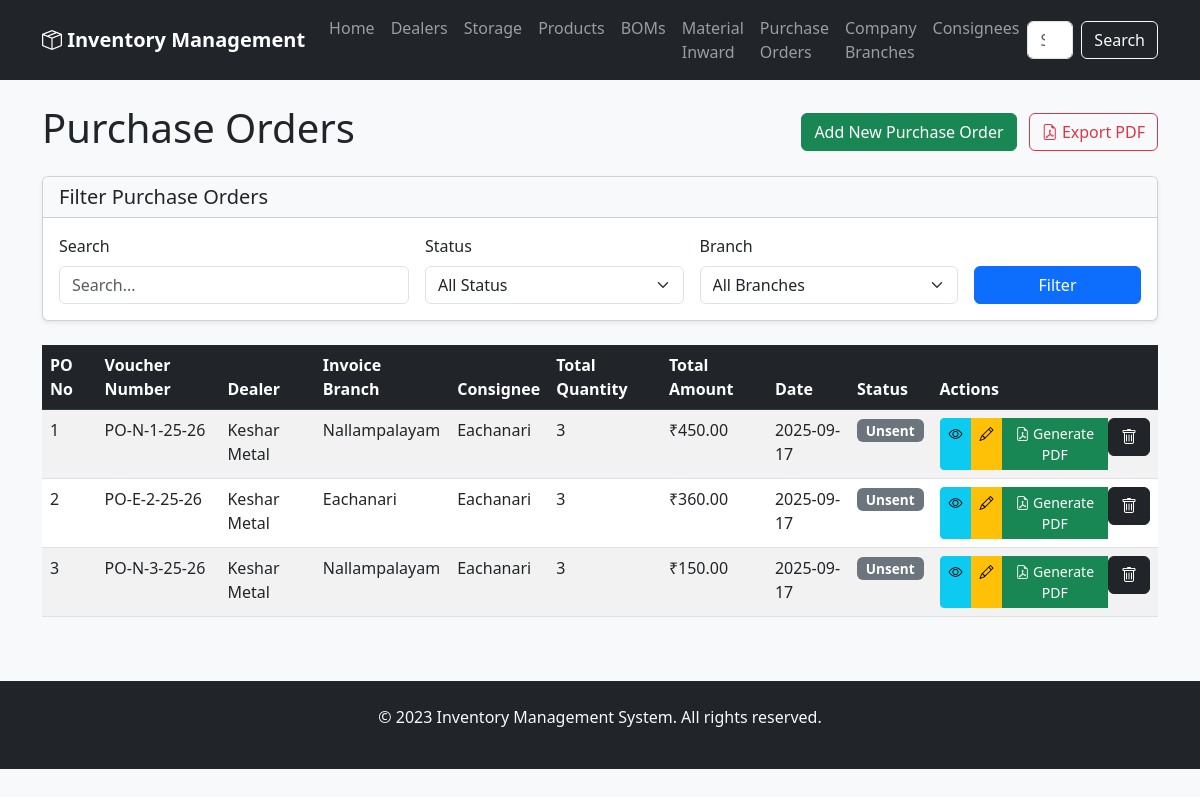
Page /purchase_orders on the committed database.
### app/models.py (models this page shows, shortened)
class PurchaseOrder(Base):
    __tablename__ = 'purchase_order'
    po_no = Column(Integer, primary_key=True)
    dealer_id = Column(Integer, ForeignKey('dealer.id'))
    date = Column(Date, default=date.today)
    status = Column(String(20))
    notes = Column(Text)
    discount = Column(Float, default=0.0)
    invoice_branch_id = Column(Integer, ForeignKey('company_branches.id'))
    consignee_id = Column(Integer, ForeignKey('consignees.id'))
    dealer = relationship('Dealer', backref='purchase_orders')
    invoice_branch = relationship('CompanyBranch', foreign_keys=[invoice_branch_id])
    consignee = relationship('Consignee', foreign_keys=[consignee_id])
    items = relationship('PurchaseOrderItem', back_populates='purchase_order', cascade='all, delete-orphan')

class CompanyBranch(Base):
    __tablename__ = 'company_branches'
    id = Column(Integer, primary_key=True)
    company_name = Column(String(120), nullable=False)
    branch_name = Column(String(120), nullable=False)
    address = Column(String(250), nullable=False)
    city = Column(String(100), nullable=False)
    state = Column(String(100), nullable=False)
    pincode = Column(String(20), nullable=False)
    gst_no = Column(String(50), nullable=False)
    state_code = Column(String(10), nullable=False)
    email = Column(String(120), nullable=False)
    branch_indicator = Column(String(1), nullable=False)

class Dealer(Base):
    __tablename__ = 'dealer'
    id = Column(Integer, primary_key=True)
    name = Column(String(120), nullable=False)
    address = Column(String(250))
    city = Column(String(100))
    state = Column(String(100))
    country = Column(String(100))
    pincode = Column(String(20))
    telephone = Column(String(50))
    mobile = Column(String(50))
    email = Column(String(120))
    gst_no = Column(String(50))
    bank_name = Column(String(100))
    account_no = Column(String(100))
    ifsc_code = Column(String(50))
    materials = relationship('Storage', back_populates='dealer', lazy='dynamic')

class Consignee(Base):
    __tablename__ = 'consignees'
    id = Column(Integer, primary_key=True)
    company_name = Column(String(120), nullable=False)
    branch_name = Column(String(120), nullable=False)
    address = Column(String(250), nullable=False)
    city = Column(String(100), nullable=False)
    state = Column(String(100), nullable=False)
    pincode = Column(String(20), nullable=False)
    gst_no = Column(String(50), nullable=False)
    state_code = Column(String(10), nullable=False)
    email = Column(String(120), nullable=False)
    branch_indicator = Column(String(1), nullable=False)

class PurchaseOrderItem(Base):
    __tablename__ = 'purchase_order_item'
    id = Column(Integer, primary_key=True)
    po_no = Column(Integer, ForeignKey('purchase_order.po_no'))
    material_id = Column(Integer, ForeignKey('storage.id'))
    material_name = Column(String(256))
    spec = Column(String(256))
    brand = Column(String(128))
    dealer_name = Column(String(120))
    quantity = Column(Integer)
    price = Column(Float)
    unit = Column(String(50))
    purchase_order = relationship('PurchaseOrder', back_populates='items')
    material = relationship('Storage', back_populates='po_items')

### app/routers/purchase_orders.py (the view)
@router.get("", response_class=HTMLResponse)
async def list_purchase_orders(request: Request, db: Session = Depends(get_db)):
    try:
        search_query = request.query_params.get('q', '').strip()
        status_filter = request.query_params.get('status', '')
        branch_filter = request.query_params.get('branch', '')
        query = db.query(models.PurchaseOrder).options(
            joinedload(models.PurchaseOrder.dealer),
            joinedload(models.PurchaseOrder.items),
            joinedload(models.PurchaseOrder.invoice_branch),
            joinedload(models.PurchaseOrder.consignee)
        )
        if search_query:
            query = query.filter(
                or_(
                    models.PurchaseOrderItem.material_name.ilike(f'%{search_query}%'),
                    models.PurchaseOrder.dealer.has(models.Dealer.name.ilike(f'%{search_query}%'))
                )
            )
        if status_filter:
            query = query.filter(models.PurchaseOrder.status == status_filter)
        if branch_filter:
            query = query.filter(models.PurchaseOrder.invoice_branch_id == branch_filter)
        purchase_orders = query.order_by(models.PurchaseOrder.po_no.asc()).all()
        company_branches = db.query(models.CompanyBranch).all()
        return templates.TemplateResponse("purchase_orders.html", {
            "request": request,
            "purchase_orders": purchase_orders,
            "company_branches": company_branches,
            "search_query": search_query,
            "status_filter": status_filter,
            "branch_filter": branch_filter
        })
    except Exception as e:
        print(f"Error in list_purchase_orders: {e}")
        return templates.TemplateResponse("error.html", {
            "request": request,
            "status_code": 500,
            "detail": f"Error loading purchase orders: {str(e)}"
        })

### app/templates/purchase_orders.html (shortened to what this page needs)
{% extends "base.html" %}
{% block content %}
<div class="d-flex justify-content-between align-items-center mb-3">
    <h1>Purchase Orders</h1>
    <div>
        <a href="/purchase_orders/add" class="btn btn-success me-2">Add New Purchase Order</a>
        <div class="btn-group">
            <a href="/purchase_orders/export/pdf?status={{ status_filter }}&branch={{ branch_filter }}"
               class="btn btn-outline-danger">
                <i class="bi bi-file-earmark-pdf"></i> Export PDF
            </a>
        </div>
    </div>
</div>
<div class="card mb-4">
    <div class="card-header bg-light">
        <h5 class="mb-0">Filter Purchase Orders</h5>
    </div>
    <div class="card-body">
        <form class="row g-3" method="GET">
            <div class="col-md-4">
                <label class="form-label">Search</label>
                <input type="text" class="form-control" name="q" placeholder="Search..." value="{{ search_query }}">
            </div>
            <div class="col-md-3">
                <label class="form-label">Status</label>
                <select class="form-select" name="status">
                    <option value="">All Status</option>
                </select>
            </div>
            <div class="col-md-3">
                <label class="form-label">Branch</label>
                <select class="form-select" name="branch">
                    <option value="">All Branches</option>
                </select>
            </div>
            <div class="col-md-2 d-flex align-items-end">
                <button type="submit" class="btn btn-primary w-100">Filter</button>
            </div>
        </form>
    </div>
</div>
<div class="table-responsive">
    <table class="table table-striped table-hover">
        <thead class="table-dark">
            <tr>
                <th>PO No</th>
                <th>Voucher Number</th>
                <th>Dealer</th>
                <th>Invoice Branch</th>
                <th>Consignee</th>
                <th>Total Quantity</th>
                <th>Total Amount</th>
                <th>Date</th>
                <th>Status</th>
                <th>Actions</th>
            </tr>
        </thead>
        <tbody>
            {% for po in purchase_orders %}
            <tr>
                <td>{{ po.po_no }}</td>
                <td>{{ po.voucher_number }}</td>
                <td>{{ po.dealer.name if po.dealer else 'N/A' }}</td>
                <td>{{ po.invoice_branch.branch_name if po.invoice_branch else 'N/A' }}</td>
                <td>{{ po.consignee.branch_name if po.consignee else 'N/A' }}</td>
                <td>{{ po.total_quantity }}</td>
                <td>{{ po.grand_total|currency }}</td>
                <td>{{ po.date.strftime('%Y-%m-%d') }}</td>
                <td>
                    <span class="badge
                        {% if po.status == 'sent' %}bg-success
                        {% elif po.status == 'waiting' %}bg-warning
                        {% elif po.status == 'received' %}bg-info
                        {% else %}bg-secondary{% endif %}">
                        {{ po.status|title }}
                    </span>
                </td>
                <td>
                    <div class="btn-group btn-group-sm">
                        <a href="/purchase_orders/{{ po.po_no }}" class="btn btn-info" title="View">
                            <i class="bi bi-eye"></i>
                        </a>
                        <a href="/purchase_orders/edit/{{ po.po_no }}" class="btn btn-warning" title="Edit">
                            <i class="bi bi-pencil"></i>
                        </a>
                        <a href="/purchase_orders/{{ po.po_no }}/generate" class="btn btn-success" title="Generate PDF">
                            <i class="bi bi-file-earmark-pdf"></i> Generate PDF
                        </a>
                        <form action="/purchase_orders/delete/{{ po.po_no }}" method="post" style="display:inline;">
                            <button type="submit" class="btn btn-dark" onclick="return confirm('Are you sure?')" title="Delete">
                                <i class="bi bi-trash"></i>
                            </button>
                        </form>
                    </div>
                </td>
            </tr>
            {% endfor %}
        </tbody>
    </table>
</div>
{% endblock %}

### app/static/css/style.css (style rules this page uses)
body { background-color: #f8f9fa; }
.card { box-shadow: 0 0.125rem 0.25rem rgba(0, 0, 0, 0.075); transition: box-shadow 0.15s ease-in-out; }
.badge { font-size: 0.85em; }

### rows in the picture
PurchaseOrder: po_no "1", voucher_number "PO-N-1-25-26", dealer "Keshar Metal", invoice_branch "Nallampalayam", consignee "Eachanari", total_quantity "3", grand_total "₹450.00", date "2025-09-17", status "Unsent"
PurchaseOrder: po_no "2", voucher_number "PO-E-2-25-26", dealer "Keshar Metal", invoice_branch "Eachanari", consignee "Eachanari", total_quantity "3", grand_total "₹360.00", date "2025-09-17", status "Unsent"
PurchaseOrder: po_no "3", voucher_number "PO-N-3-25-26", dealer "Keshar Metal", invoice_branch "Nallampalayam", consignee "Eachanari", total_quantity "3", grand_total "₹150.00", date "2025-09-17", status "Unsent"
